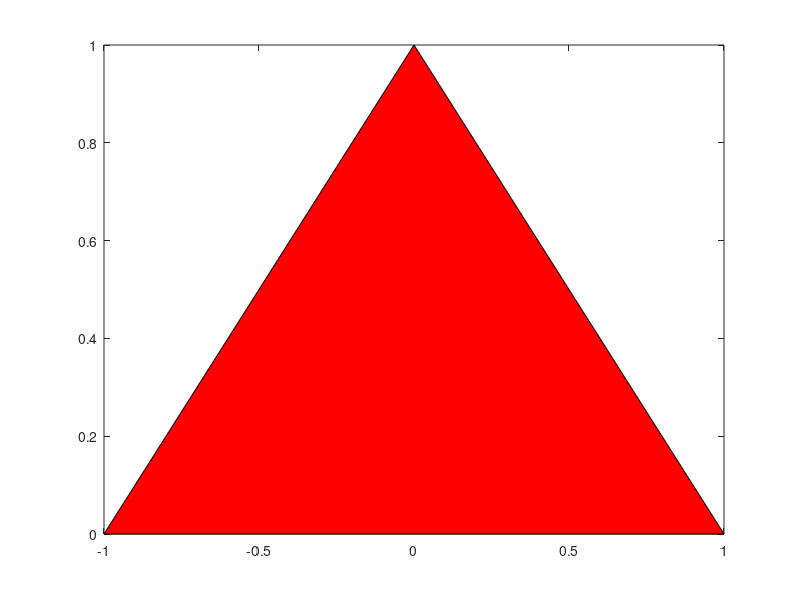

Reproduce this figure in MATLAB.
close all;
% Basta usarmos o comando fill com os mesmos argumentos que usamos
% no arquivo triangulo.m (pois sao os mesmos vertices):
fill([-1 0 1],[0 1 0],'r')